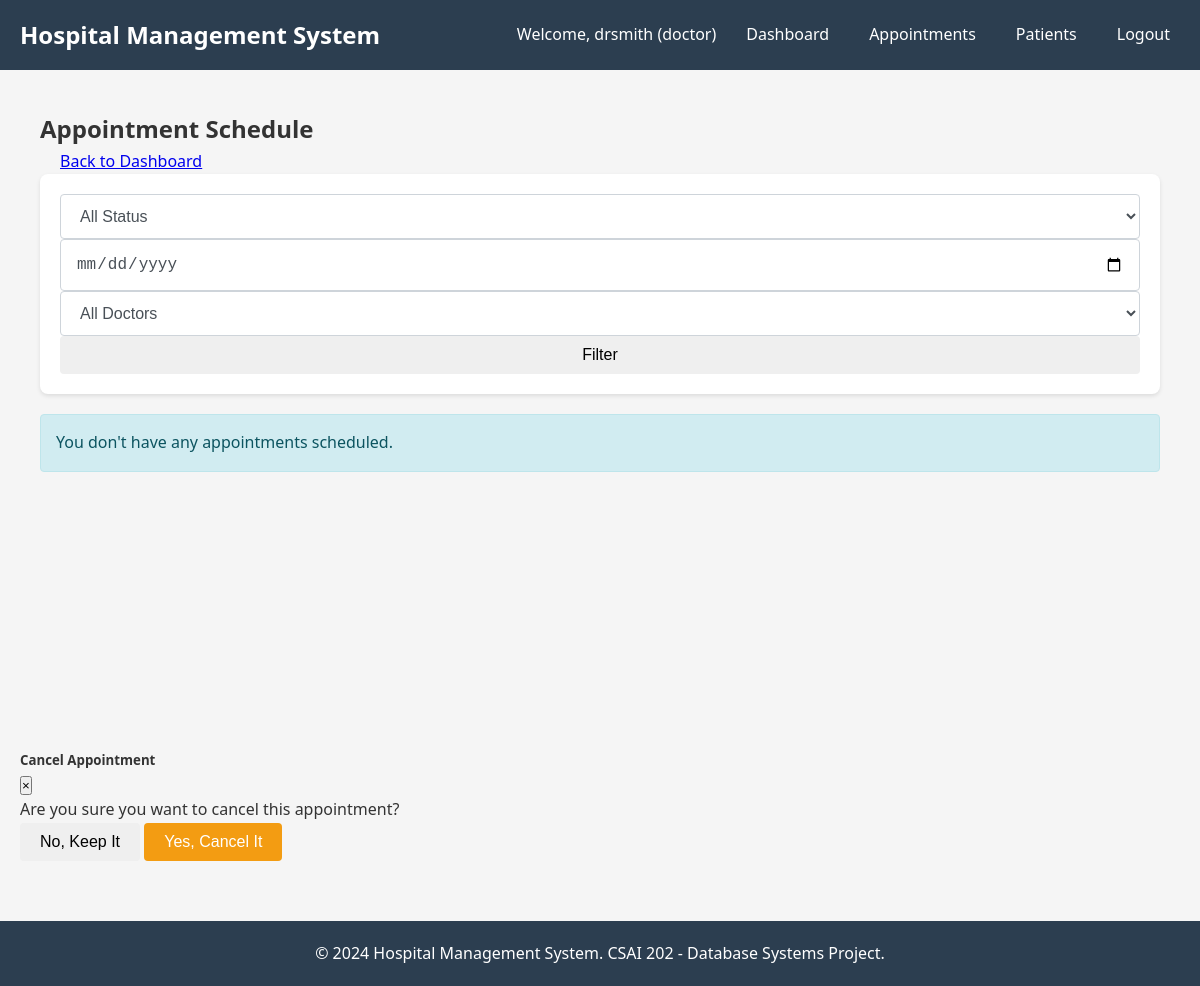
Before: /appointments/ (signed in) with the older database file.
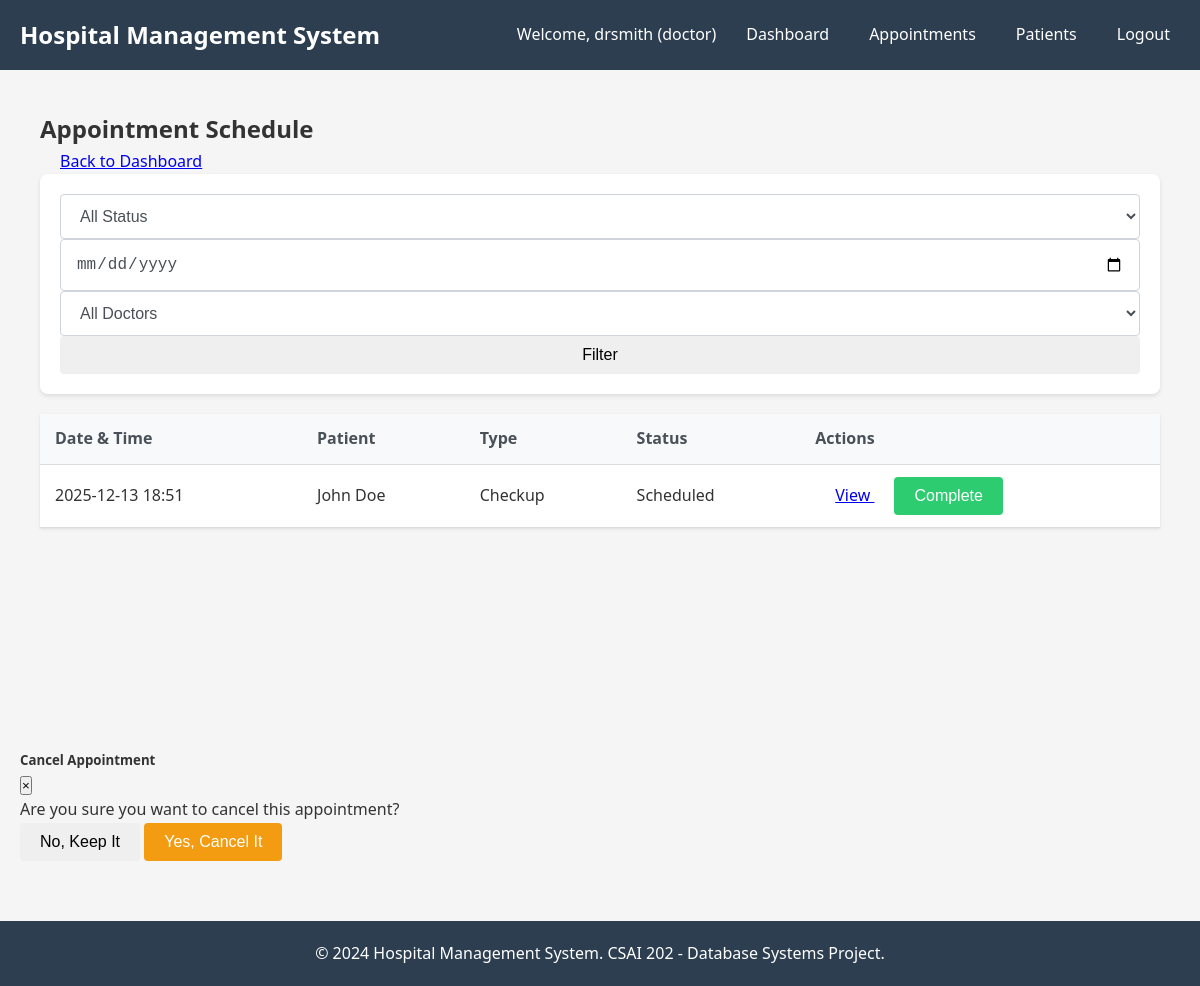
After: the same page with the newer database file.
### models/appointment.py (models this page shows)
class Appointment(db.Model):
    __tablename__ = 'appointment'
    appt_id = db.Column(db.Integer, primary_key=True)
    name = db.Column(db.String(100))
    status = db.Column(db.String(50), default='Scheduled')
    date = db.Column(db.DateTime, nullable=False, default=datetime.utcnow)
    patient_id = db.Column(db.Integer, db.ForeignKey('patient.patient_id'))
    doc_id = db.Column(db.Integer, db.ForeignKey('doctor.doc_id'))
    rec_id = db.Column(db.Integer, db.ForeignKey('receptionist.rec_id'))
    prescriptions = db.relationship('Prescription', backref='appointment', lazy=True)

### models/patient.py (models this page shows)
class Patient(db.Model):
    __tablename__ = 'patient'
    patient_id = db.Column(db.Integer, primary_key=True)
    name = db.Column(db.String(100), nullable=False)
    phone = db.Column(db.String(20))
    date_of_birth = db.Column(db.Date)
    age = db.Column(db.Integer)
    previous_conditions = db.Column(db.Text)
    street = db.Column(db.String(100))
    city = db.Column(db.String(100))
    appointments = db.relationship('Appointment', backref='patient', lazy=True)
    medical_record = db.relationship('MedicalRecord', backref='patient', uselist=False)
    prescriptions = db.relationship('Prescription', backref='patient', lazy=True)
    lab_tests = db.relationship('LabTest', backref='patient', lazy=True)
    invoices = db.relationship('Invoice', backref='patient', lazy=True)

### controllers/appointment_controller.py (the view)
@appointment_bp.route('/')
@login_required
def schedule():
    if current_user.role == 'doctor':
        doctor = Doctor.query.filter_by(user_id=current_user.user_id).first()
        appointments = Appointment.query.filter_by(doc_id=doctor.doc_id).order_by(Appointment.date).all()
        return render_template('appointments/schedule.html', appointments=appointments, doctor=doctor)
    elif current_user.role == 'receptionist':
        appointments = Appointment.query.order_by(Appointment.date).all()
        patients = Patient.query.all()
        doctors = Doctor.query.all()
        return render_template('appointments/schedule.html', appointments=appointments, patients=patients, doctors=doctors)
    else:
        flash('Access denied.', 'danger')
        return redirect(url_for('index'))

### models/user.py (called while the page is built)
    @property
    def is_admin(self):
        return self.role == 'admin'

    @property
    def is_doctor(self):
        return self.role == 'doctor'

### templates/appointments/schedule.html (shortened to what the changed rows need)
{% extends "base.html" %}
{% block content %}
<div class="container mt-4">
    <div class="row">
        <div class="col-md-12">
            <div class="d-flex justify-content-between align-items-center mb-4">
                <h2>Appointment Schedule</h2>
                <a href="{{ url_for('index') }}" class="btn btn-secondary">
                </a>
            </div>
            <div class="card mb-4">
                <div class="card-body">
                </div>
            </div>
            {% if appointments %}
            <div class="table-responsive">
                <table class="table table-striped">
                    <thead>
                        <tr>
                            <th>Date & Time</th>
                            <th>Patient</th>
                            <th>Type</th>
                            <th>Status</th>
                            <th>Actions</th>
                        </tr>
                    </thead>
                    <tbody>
                        {% for appt in appointments %}
                        <tr>
                            <td>{{ appt.date.strftime('%Y-%m-%d %H:%M') if appt.date else 'N/A' }}</td>
                            <td>
                                {% if appt.patient %}
                                    {{ appt.patient.name }}
                                {% else %}
                                    Patient #{{ appt.patient_id }}
                                {% endif %}
                            </td>
                            <td>{{ appt.name }}</td>
                            <td>
                                <span class="badge badge-{{
                                    'success' if appt.status == 'Completed'
                                    else 'warning' if appt.status == 'Scheduled'
                                    else 'danger' if appt.status == 'Cancelled'
                                    else 'secondary' }}">
                                    {{ appt.status }}
                                </span>
                            </td>
                            <td>
                                <a href="{{ url_for('appointment.view_appointment', appt_id=appt.appt_id) }}"
                                   class="btn btn-sm btn-info">
                                     View
                                </a>
                                {% if current_user.role == 'doctor' and appt.status == 'Scheduled' %}
                                <button class="btn btn-sm btn-success complete-btn" data-appointment-id="{{ appt.appt_id }}">
                                     Complete
                                </button>
                                {% endif %}
                            </td>
                        </tr>
                        {% endfor %}
                    </tbody>
                </table>
            </div>
            {% else %}
            <div class="alert alert-info">
                {% if current_user.role == 'doctor' %}
                    You don't have any appointments scheduled.
                {% else %}
                    No appointments found.
                {% endif %}
            </div>
            {% endif %}
        </div>
    </div>
</div>
{% endblock %}

Changed rows visible on the page:
added Appointment: date "2025-12-13 18:51", patient.name "John Doe", name "Checkup", status "Scheduled"
Other visible differences:
text no longer shown: "You don't have any appointments scheduled."
text now shown: "Date & Time Patient Type Status Actions"
